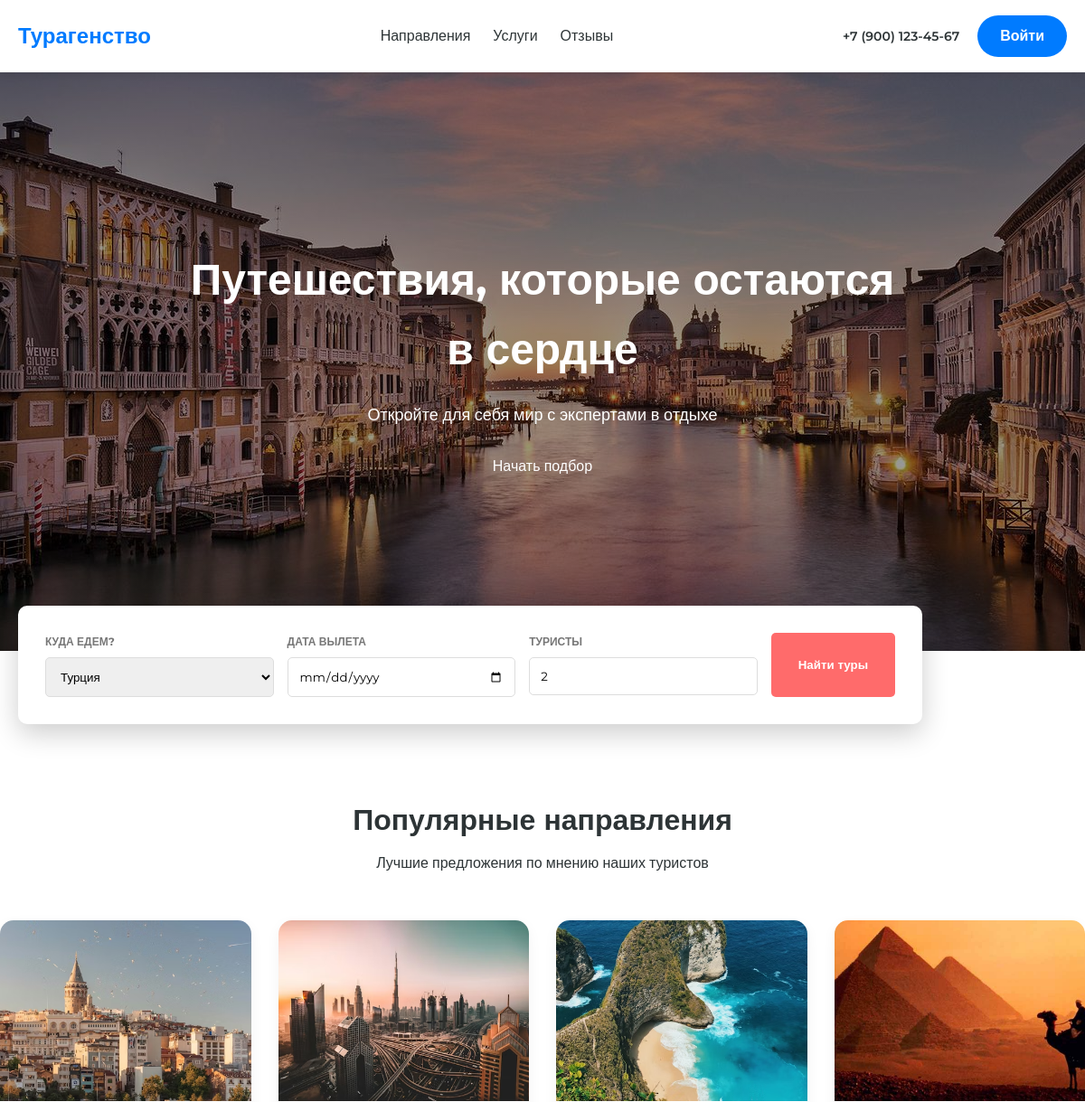
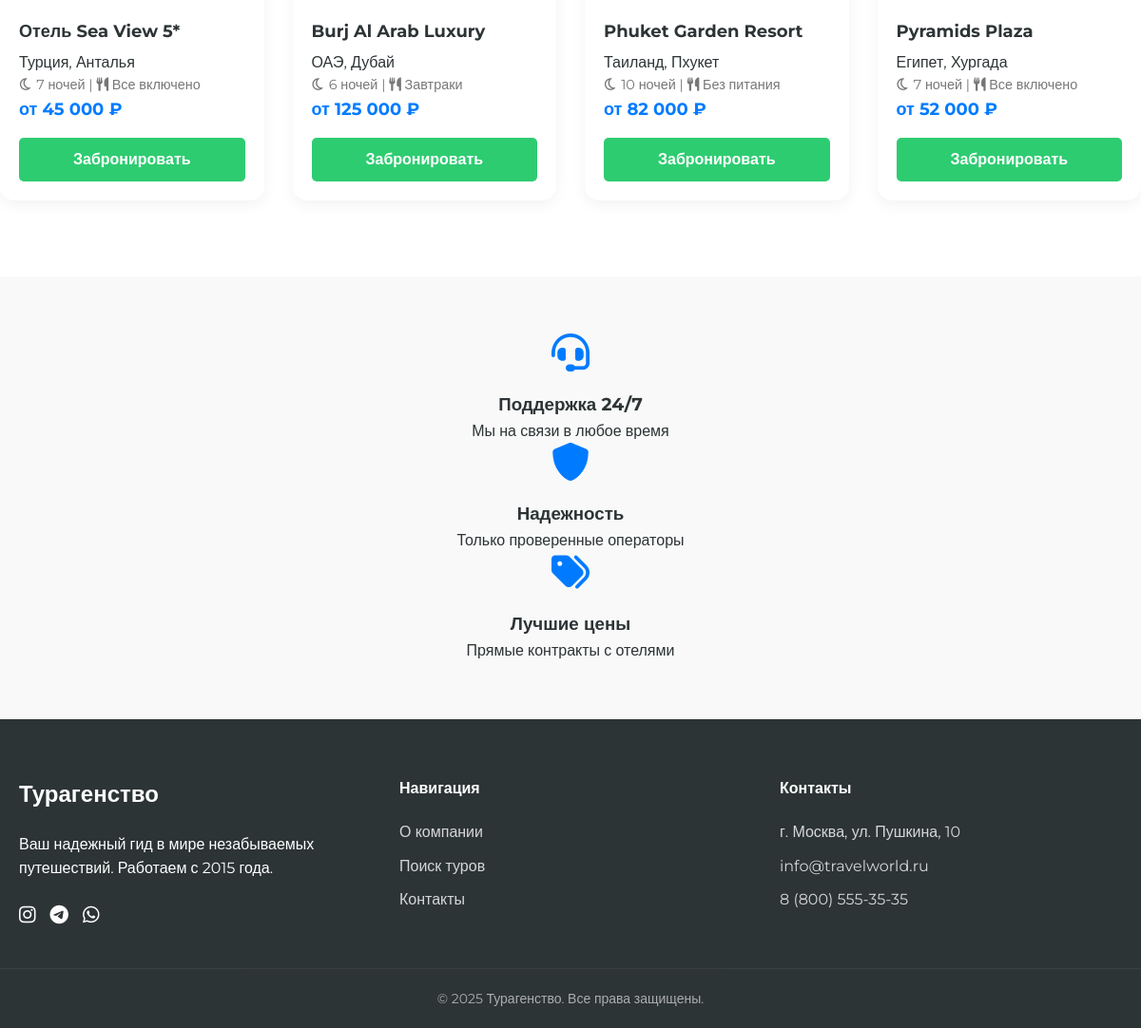
The page / on the database its author committed (2 pictures, top to bottom).
### tables this page shows
CREATE TABLE IF NOT EXISTS `tours` (
  `id` int(11) NOT NULL AUTO_INCREMENT,
  `title` varchar(255) NOT NULL,
  `location` varchar(100) NOT NULL,
  `price` int(11) NOT NULL,
  `nights` int(11) NOT NULL,
  `diet` varchar(50) DEFAULT 'Все включено',
  `image_file` varchar(255) NOT NULL,
  PRIMARY KEY (`id`)
);

### index.php (the view, shortened to what this page needs)
<?php session_start();
require_once 'db.php';
$query = "SELECT * FROM tours";
$result = mysqli_query($conn, $query);
?>
<!DOCTYPE html>
<html lang="ru">
<head>
    <link rel="stylesheet" href="https://cdnjs.cloudflare.com/ajax/libs/font-awesome/6.0.0/css/all.min.css">
    <link rel="stylesheet" href="style/style.css">
</head>
<body>
    <header>
        <div class="container header-inner">
            <div class="logo">Турагенство</div>
            <nav class="nav-menu">
                <ul>
                    <li><a href="#destinations">Направления</a></li>
                    <li><a href="#services">Услуги</a></li>
                    <li><a href="#reviews">Отзывы</a></li>
                </ul>
            </nav>
            <div class="header-actions">
                <a href="tel:+79001234567" class="phone-num">+7 (900) 123-45-67</a>
                <?php if(isset($_SESSION['username'])): ?>
                <?php if($_SESSION['role'] == 'admin'): ?>
                    <a href="admin.php" class="admin-link" style="color: #ff6b6b; font-weight: bold; margin-right: 15px;">
                        <i class="fas fa-user-shield"></i> Админ-панель
                    </a>
                <?php endif; ?>
                    <a href="profile.php" class="user-btn">
                       <i class="fas fa-user-circle"></i> <?php echo $_SESSION['username']; ?>
                    </a>
                    <a href="logout.php" style="margin-left: 10px;"><i class="fas fa-sign-out-alt"></i></a>
                <?php else: ?>
                    <a href="login.php" class="login-btn">Войти</a>
                <?php endif; ?>
            </div>
        </div>
    </header>
    <main>
        <section class="hero">
            <h1>Путешествия, которые остаются в сердце</h1>
            <p>Откройте для себя мир с экспертами в отдыхе</p>
            <a href="#destinations" class="cta-button">Начать подбор</a>
        </section>
        <div class="container">
            <form class="search-box">
                <div class="search-group">
                    <label>Куда едем?</label>
                    <select>
                        <option>Турция</option>
                    </select>
                </div>
                <div class="search-group">
                    <label>Дата вылета</label>
                    <input type="date">
                </div>
                <div class="search-group">
                    <label>Туристы</label>
                    <input type="number" value="2" min="1">
                </div>
                <button type="submit" class="search-btn">Найти туры</button>
            </form>
        </div>
        <section id="destinations" class="section container">
            <div class="section-title">
                <h2>Популярные направления</h2>
                <p>Лучшие предложения по мнению наших туристов</p>
            </div>
            <div class="destinations-grid">
                <?php if (mysqli_num_rows($result) > 0): ?>
                    <?php while($tour = mysqli_fetch_assoc($result)): ?>
                        <div class="dest-card">
                            <div class="dest-img" style="background-image: url('img/tours/<?php echo $tour['image_file']; ?>')">
                            </div>
                            <div class="dest-content">
                                <h3><?php echo htmlspecialchars($tour['title']); ?></h3>
                                <p><?php echo htmlspecialchars($tour['location']); ?></p>
                                <p style="font-size: 0.9em; color: #777;">
                                    <i class="far fa-moon"></i> <?php echo $tour['nights']; ?> ночей |
                                    <i class="fas fa-utensils"></i> <?php echo htmlspecialchars($tour['diet']); ?>
                                </p>
                                <div class="dest-price">от <?php echo number_format($tour['price'], 0, '', ' '); ?> ₽</div>
                                <a href="order.php?id=<?php echo $tour['id']; ?>" class="buy-btn">Забронировать</a>
                            </div>
                        </div>
                    <?php endwhile; ?>
                <?php else: ?>
                    <p>К сожалению, туров пока нет.</p>
                <?php endif; ?>
            </div>
        </section>
        <section class="features">
            <div class="container feature-wrapper">
                <div class="feature-item">
                    <i class="fas fa-headset"></i>
                    <h3>Поддержка 24/7</h3>
                    <p>Мы на связи в любое время</p>
                </div>
                <div class="feature-item">
                    <i class="fas fa-shield-alt"></i>
                    <h3>Надежность</h3>
                    <p>Только проверенные операторы</p>
                </div>
                <div class="feature-item">
                    <i class="fas fa-tags"></i>
                    <h3>Лучшие цены</h3>
                    <p>Прямые контракты с отелями</p>
                </div>
            </div>
        </section>
    </main>
    <footer>
        <div class="container footer-grid">
            <div class="footer-col">
                <div class="logo" style="color: white; margin-bottom: 20px;">Турагенство</div>
                <p>Ваш надежный гид в мире незабываемых путешествий. Работаем с 2015 года.</p>
                <div class="socials">
                    <a href="#"><i class="fab fa-instagram"></i></a>
                    <a href="#"><i class="fab fa-telegram"></i></a>
                    <a href="#"><i class="fab fa-whatsapp"></i></a>
                </div>
            </div>
            <div class="footer-col">
                <h4>Навигация</h4>
                <ul>
                    <li><a href="#">О компании</a></li>
                    <li><a href="#">Поиск туров</a></li>
                    <li><a href="#">Контакты</a></li>
                </ul>
            </div>
            <div class="footer-col">
                <h4>Контакты</h4>
                <ul>
                    <li>г. Москва, ул. Пушкина, 10</li>
                    <li>info@travelworld.ru</li>
                    <li>8 (800) 555-35-35</li>
                </ul>
            </div>
        </div>
        <div class="copyright">
            &copy; 2025 Турагенство. Все права защищены.
        </div>
    </footer>
</body>
</html>

### style/style.css (style rules this page uses)
:root { --primary-color: #007bff; --secondary-color: #ff6b6b; --dark-color: #2d3436; --light-bg: #f9f9f9; --white: #ffffff; }
* { margin: 0; padding: 0; box-sizing: border-box; }
body { font-family: 'Montserrat', sans-serif; line-height: 1.6; color: var(--dark-color); background-color: var(--white); }
a { text-decoration: none; color: inherit; }
ul { list-style: none; }
.container { max-width: 1200px; margin: 0 auto; padding: 0 20px; }
header { background: var(--white); box-shadow: 0 2px 10px rgba(0,0,0,0.1); position: sticky; top: 0; z-index: 1000; }
.header-inner { display: flex; justify-content: space-between; align-items: center; height: 80px; }
.logo { font-size: 24px; font-weight: 700; color: var(--primary-color); }
.nav-menu ul { display: flex; gap: 25px; }
.header-actions { display: flex; align-items: center; gap: 20px; }
.phone-num { font-weight: 600; font-size: 14px; }
.login-btn { background: var(--primary-color); color: white !important; padding: 10px 25px; border-radius: 50px; font-weight: 600; transition: 0.3s; }
.hero { background: linear-gradient(rgba(0,0,0,0.4), rgba(0,0,0,0.4)), url('../img/back.jpg'); background-size: cover; background-position: center; height: 80vh; display: flex; flex-direction: column; justify-content: center; align-items: center; text-align: center; color: white; padding: 0 20px; }
.hero h1 { font-size: 48px; margin-bottom: 20px; max-width: 800px; }
.hero p { font-size: 18px; margin-bottom: 30px; }
.search-box { background: white; padding: 30px; border-radius: 10px; box-shadow: 0 10px 30px rgba(0,0,0,0.2); display: flex; gap: 15px; width: 100%; max-width: 1000px; margin-top: -50px; z-index: 10; position: relative; }
.search-group { flex: 1; display: flex; flex-direction: column; }
.search-group label { font-size: 12px; font-weight: 700; margin-bottom: 8px; color: #777; text-transform: uppercase; }
.search-group input, .search-group select { padding: 12px; border: 1px solid #ddd; border-radius: 5px; font-family: inherit; }
.search-btn { background: var(--secondary-color); color: white; border: none; padding: 0 30px; border-radius: 5px; cursor: pointer; font-weight: 700; transition: 0.3s; }
.section { padding: 80px 0; }
.section-title { text-align: center; margin-bottom: 50px; }
.section-title h2 { font-size: 32px; margin-bottom: 10px; }
.destinations-grid { display: grid; grid-template-columns: repeat(auto-fit, minmax(250px, 1fr)); gap: 30px; }
.dest-card { border-radius: 15px; overflow: hidden; box-shadow: 0 5px 15px rgba(0,0,0,0.05); transition: 0.3s; }
.dest-img { height: 200px; background-size: cover; background-position: center; }
.dest-content { padding: 20px; }
.dest-price { color: var(--primary-color); font-weight: 700; font-size: 18px; }
.features { background: var(--light-bg); display: flex; justify-content: space-around; text-align: center; gap: 20px; padding: 60px 20px; }
.feature-item i { font-size: 40px; color: var(--primary-color); margin-bottom: 20px; }
footer { background: var(--dark-color); color: white; padding: 60px 0 20px; }
.footer-grid { display: grid; grid-template-columns: repeat(auto-fit, minmax(200px, 1fr)); gap: 40px; margin-bottom: 40px; }
.footer-col h4 { margin-bottom: 20px; }
.footer-col li { margin-bottom: 10px; opacity: 0.8; }
.socials { display: flex; gap: 15px; font-size: 20px; margin-top: 20px; }
.copyright { text-align: center; padding-top: 20px; border-top: 1px solid rgba(255,255,255,0.1); font-size: 14px; opacity: 0.6; }
.buy-btn { display: block; text-align: center; background: #2ecc71; color: white; padding: 10px; margin-top: 15px; border-radius: 5px; font-weight: 600; transition: 0.3s; }
.dest-content h3 { font-size: 18px; margin-bottom: 5px; }
.dest-img { height: 200px; background-size: cover; background-position: center; background-repeat: no-repeat; transition: transform 0.5s ease; }
.dest-card { overflow: hidden; }

### rows shown on the page
tours: image_file (picture), title "Отель Sea View 5*", location "Турция, Анталья", nights "7", diet "Все включено", price "45 000"
tours: image_file (picture), title "Burj Al Arab Luxury", location "ОАЭ, Дубай", nights "6", diet "Завтраки", price "125 000"
tours: image_file (picture), title "Phuket Garden Resort", location "Таиланд, Пхукет", nights "10", diet "Без питания", price "82 000"
tours: image_file (picture), title "Pyramids Plaza", location "Египет, Хургада", nights "7", diet "Все включено", price "52 000"
